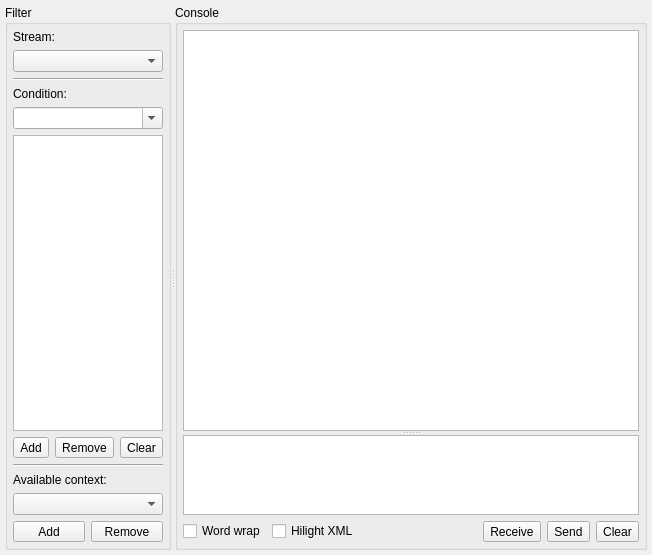
<?xml version="1.0" encoding="UTF-8"?>
<ui version="4.0">
 <class>ConsoleWidgetClass</class>
 <widget class="QWidget" name="ConsoleWidgetClass">
  <property name="geometry">
   <rect>
    <x>0</x>
    <y>0</y>
    <width>652</width>
    <height>555</height>
   </rect>
  </property>
  <property name="windowTitle">
   <string>XML Console</string>
  </property>
  <layout class="QVBoxLayout" name="verticalLayout_3">
   <property name="margin">
    <number>5</number>
   </property>
   <item>
    <widget class="QSplitter" name="sptHSplitter">
     <property name="orientation">
      <enum>Qt::Horizontal</enum>
     </property>
     <widget class="QGroupBox" name="grbFilter">
      <property name="sizePolicy">
       <sizepolicy hsizetype="Preferred" vsizetype="Preferred">
        <horstretch>1</horstretch>
        <verstretch>0</verstretch>
       </sizepolicy>
      </property>
      <property name="title">
       <string>Filter</string>
      </property>
      <layout class="QVBoxLayout" name="verticalLayout">
       <property name="margin">
        <number>5</number>
       </property>
       <item>
        <widget class="QLabel" name="lblStreamJid">
         <property name="text">
          <string>Stream:</string>
         </property>
        </widget>
       </item>
       <item>
        <widget class="QComboBox" name="cmbStreamJid"/>
       </item>
       <item>
        <widget class="Line" name="line_2">
         <property name="orientation">
          <enum>Qt::Horizontal</enum>
         </property>
        </widget>
       </item>
       <item>
        <widget class="QLabel" name="lblCondition">
         <property name="text">
          <string>Condition:</string>
         </property>
        </widget>
       </item>
       <item>
        <widget class="QComboBox" name="cmbCondition">
         <property name="editable">
          <bool>true</bool>
         </property>
         <property name="insertPolicy">
          <enum>QComboBox::InsertAlphabetically</enum>
         </property>
        </widget>
       </item>
       <item>
        <widget class="QListWidget" name="ltwConditions"/>
       </item>
       <item>
        <layout class="QHBoxLayout" name="horizontalLayout">
         <item>
          <widget class="QToolButton" name="tlbAddCondition">
           <property name="sizePolicy">
            <sizepolicy hsizetype="Preferred" vsizetype="Fixed">
             <horstretch>0</horstretch>
             <verstretch>0</verstretch>
            </sizepolicy>
           </property>
           <property name="text">
            <string>Add</string>
           </property>
          </widget>
         </item>
         <item>
          <widget class="QToolButton" name="tlbRemoveCondition">
           <property name="sizePolicy">
            <sizepolicy hsizetype="Preferred" vsizetype="Fixed">
             <horstretch>0</horstretch>
             <verstretch>0</verstretch>
            </sizepolicy>
           </property>
           <property name="text">
            <string>Remove</string>
           </property>
          </widget>
         </item>
         <item>
          <widget class="QToolButton" name="tlbClearCondition">
           <property name="sizePolicy">
            <sizepolicy hsizetype="Preferred" vsizetype="Fixed">
             <horstretch>0</horstretch>
             <verstretch>0</verstretch>
            </sizepolicy>
           </property>
           <property name="text">
            <string>Clear</string>
           </property>
          </widget>
         </item>
        </layout>
       </item>
       <item>
        <widget class="Line" name="line">
         <property name="orientation">
          <enum>Qt::Horizontal</enum>
         </property>
        </widget>
       </item>
       <item>
        <widget class="QLabel" name="lblContext">
         <property name="text">
          <string>Available context:</string>
         </property>
        </widget>
       </item>
       <item>
        <widget class="QComboBox" name="cmbContext"/>
       </item>
       <item>
        <layout class="QHBoxLayout" name="horizontalLayout_3">
         <item>
          <widget class="QToolButton" name="tlbAddContext">
           <property name="sizePolicy">
            <sizepolicy hsizetype="Preferred" vsizetype="Fixed">
             <horstretch>0</horstretch>
             <verstretch>0</verstretch>
            </sizepolicy>
           </property>
           <property name="text">
            <string>Add</string>
           </property>
          </widget>
         </item>
         <item>
          <widget class="QToolButton" name="tlbRemoveContext">
           <property name="sizePolicy">
            <sizepolicy hsizetype="Preferred" vsizetype="Fixed">
             <horstretch>0</horstretch>
             <verstretch>0</verstretch>
            </sizepolicy>
           </property>
           <property name="text">
            <string>Remove</string>
           </property>
          </widget>
         </item>
        </layout>
       </item>
      </layout>
     </widget>
     <widget class="QGroupBox" name="grbConsole">
      <property name="sizePolicy">
       <sizepolicy hsizetype="Preferred" vsizetype="Preferred">
        <horstretch>3</horstretch>
        <verstretch>0</verstretch>
       </sizepolicy>
      </property>
      <property name="title">
       <string>Console</string>
      </property>
      <layout class="QVBoxLayout" name="verticalLayout_2">
       <property name="margin">
        <number>5</number>
       </property>
       <item>
        <widget class="QSplitter" name="sptVSplitter">
         <property name="orientation">
          <enum>Qt::Vertical</enum>
         </property>
         <widget class="QTextEdit" name="tedConsole">
          <property name="sizePolicy">
           <sizepolicy hsizetype="Expanding" vsizetype="Expanding">
            <horstretch>0</horstretch>
            <verstretch>5</verstretch>
           </sizepolicy>
          </property>
          <property name="lineWrapMode">
           <enum>QTextEdit::NoWrap</enum>
          </property>
          <property name="readOnly">
           <bool>true</bool>
          </property>
         </widget>
         <widget class="QTextEdit" name="tedSendXML">
          <property name="sizePolicy">
           <sizepolicy hsizetype="Expanding" vsizetype="Preferred">
            <horstretch>0</horstretch>
            <verstretch>1</verstretch>
           </sizepolicy>
          </property>
          <property name="undoRedoEnabled">
           <bool>false</bool>
          </property>
          <property name="acceptRichText">
           <bool>false</bool>
          </property>
         </widget>
        </widget>
       </item>
       <item>
        <layout class="QHBoxLayout" name="horizontalLayout_2">
         <item>
          <widget class="QCheckBox" name="chbWordWrap">
           <property name="text">
            <string>Word wrap</string>
           </property>
          </widget>
         </item>
         <item>
          <widget class="QCheckBox" name="chbHilightXML">
           <property name="text">
            <string>Hilight XML</string>
           </property>
           <property name="tristate">
            <bool>true</bool>
           </property>
          </widget>
         </item>
         <item>
          <spacer name="horizontalSpacer">
           <property name="orientation">
            <enum>Qt::Horizontal</enum>
           </property>
           <property name="sizeHint" stdset="0">
            <size>
             <width>40</width>
             <height>20</height>
            </size>
           </property>
          </spacer>
         </item>
         <item>
          <widget class="QToolButton" name="tlbReceiveXML">
           <property name="text">
            <string>Receive</string>
           </property>
          </widget>
         </item>
         <item>
          <widget class="QToolButton" name="tlbSendXML">
           <property name="text">
            <string>Send</string>
           </property>
          </widget>
         </item>
         <item>
          <widget class="QToolButton" name="tlbClearConsole">
           <property name="text">
            <string>Clear</string>
           </property>
          </widget>
         </item>
        </layout>
       </item>
      </layout>
     </widget>
    </widget>
   </item>
  </layout>
 </widget>
 <layoutdefault spacing="6" margin="11"/>
 <resources/>
 <connections/>
</ui>
